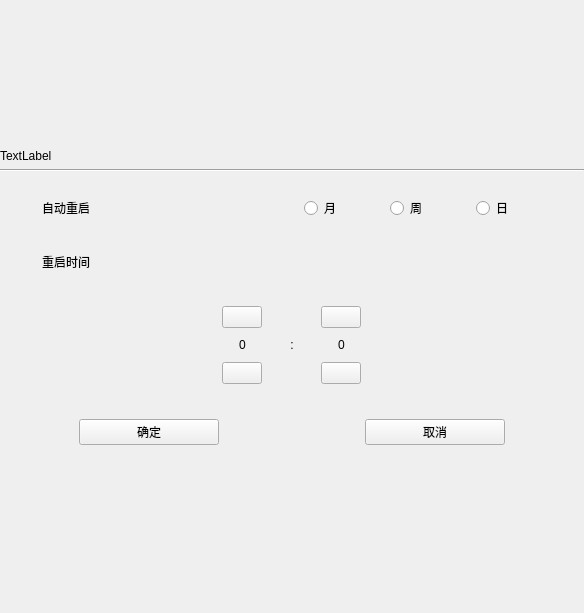
<?xml version="1.0" encoding="UTF-8"?>
<ui version="4.0">
 <class>ui_system_maintenance_dialog</class>
 <widget class="QMainWindow" name="ui_system_maintenance_dialog">
  <property name="enabled">
   <bool>true</bool>
  </property>
  <property name="geometry">
   <rect>
    <x>0</x>
    <y>0</y>
    <width>584</width>
    <height>613</height>
   </rect>
  </property>
  <property name="windowTitle">
   <string>MainWindow</string>
  </property>
  <widget class="QWidget" name="centralwidget">
   <layout class="QVBoxLayout" name="verticalLayout_2">
    <property name="spacing">
     <number>0</number>
    </property>
    <property name="leftMargin">
     <number>0</number>
    </property>
    <property name="topMargin">
     <number>0</number>
    </property>
    <property name="rightMargin">
     <number>0</number>
    </property>
    <property name="bottomMargin">
     <number>0</number>
    </property>
    <item>
     <spacer name="verticalSpacer">
      <property name="orientation">
       <enum>Qt::Vertical</enum>
      </property>
      <property name="sizeHint" stdset="0">
       <size>
        <width>20</width>
        <height>166</height>
       </size>
      </property>
     </spacer>
    </item>
    <item>
     <widget class="QFrame" name="system_maintenance_dialog_frame">
      <property name="frameShape">
       <enum>QFrame::NoFrame</enum>
      </property>
      <property name="frameShadow">
       <enum>QFrame::Raised</enum>
      </property>
      <layout class="QVBoxLayout" name="verticalLayout">
       <property name="leftMargin">
        <number>0</number>
       </property>
       <property name="topMargin">
        <number>0</number>
       </property>
       <property name="rightMargin">
        <number>0</number>
       </property>
       <property name="bottomMargin">
        <number>9</number>
       </property>
       <item>
        <widget class="QLabel" name="tip_title_label">
         <property name="text">
          <string>TextLabel</string>
         </property>
        </widget>
       </item>
       <item>
        <widget class="Line" name="tip_frame">
         <property name="orientation">
          <enum>Qt::Horizontal</enum>
         </property>
        </widget>
       </item>
       <item>
        <widget class="QWidget" name="auto_reboot_widget" native="true">
         <layout class="QHBoxLayout" name="horizontalLayout_3">
          <property name="leftMargin">
           <number>42</number>
          </property>
          <property name="rightMargin">
           <number>42</number>
          </property>
          <item>
           <widget class="QLabel" name="auto_reboot_label">
            <property name="styleSheet">
             <string notr="true"/>
            </property>
            <property name="text">
             <string>自动重启</string>
            </property>
           </widget>
          </item>
          <item>
           <widget class="QWidget" name="reboot_interval_widget" native="true">
            <layout class="QHBoxLayout" name="horizontalLayout_2">
             <property name="spacing">
              <number>20</number>
             </property>
             <property name="rightMargin">
              <number>0</number>
             </property>
             <item alignment="Qt::AlignVCenter">
              <widget class="QRadioButton" name="mon_radio_btn">
               <property name="sizePolicy">
                <sizepolicy hsizetype="Preferred" vsizetype="Preferred">
                 <horstretch>0</horstretch>
                 <verstretch>0</verstretch>
                </sizepolicy>
               </property>
               <property name="text">
                <string>月</string>
               </property>
              </widget>
             </item>
             <item alignment="Qt::AlignVCenter">
              <widget class="QRadioButton" name="week_radio_btn">
               <property name="sizePolicy">
                <sizepolicy hsizetype="Preferred" vsizetype="Preferred">
                 <horstretch>0</horstretch>
                 <verstretch>0</verstretch>
                </sizepolicy>
               </property>
               <property name="text">
                <string>周</string>
               </property>
              </widget>
             </item>
             <item alignment="Qt::AlignVCenter">
              <widget class="QRadioButton" name="day_radio_btn">
               <property name="sizePolicy">
                <sizepolicy hsizetype="Preferred" vsizetype="Preferred">
                 <horstretch>0</horstretch>
                 <verstretch>0</verstretch>
                </sizepolicy>
               </property>
               <property name="text">
                <string>日</string>
               </property>
              </widget>
             </item>
            </layout>
           </widget>
          </item>
         </layout>
        </widget>
       </item>
       <item>
        <widget class="QWidget" name="reboot_time_widget" native="true">
         <layout class="QHBoxLayout" name="horizontalLayout_4">
          <property name="leftMargin">
           <number>42</number>
          </property>
          <property name="rightMargin">
           <number>42</number>
          </property>
          <item>
           <widget class="QLabel" name="reboot_label">
            <property name="text">
             <string>重启时间</string>
            </property>
           </widget>
          </item>
          <item>
           <widget class="QLabel" name="reboot_time_lab">
            <property name="text">
             <string/>
            </property>
            <property name="alignment">
             <set>Qt::AlignRight|Qt::AlignTrailing|Qt::AlignVCenter</set>
            </property>
           </widget>
          </item>
         </layout>
        </widget>
       </item>
       <item>
        <widget class="QWidget" name="widget_5" native="true">
         <layout class="QHBoxLayout" name="time_control_layout" stretch="8,3,0,3,8">
          <property name="spacing">
           <number>9</number>
          </property>
          <property name="leftMargin">
           <number>0</number>
          </property>
          <property name="topMargin">
           <number>20</number>
          </property>
          <property name="rightMargin">
           <number>0</number>
          </property>
          <property name="bottomMargin">
           <number>20</number>
          </property>
          <item>
           <spacer name="horizontalSpacer_00">
            <property name="orientation">
             <enum>Qt::Horizontal</enum>
            </property>
            <property name="sizeHint" stdset="0">
             <size>
              <width>92</width>
              <height>20</height>
             </size>
            </property>
           </spacer>
          </item>
          <item>
           <layout class="QVBoxLayout" name="control_0" stretch="1,2,1">
            <property name="spacing">
             <number>10</number>
            </property>
            <item alignment="Qt::AlignHCenter|Qt::AlignVCenter">
             <widget class="QPushButton" name="count_add_bt0">
              <property name="sizePolicy">
               <sizepolicy hsizetype="Minimum" vsizetype="Preferred">
                <horstretch>0</horstretch>
                <verstretch>0</verstretch>
               </sizepolicy>
              </property>
              <property name="styleSheet">
               <string notr="true">border-image: url(:/icon/up.png);</string>
              </property>
              <property name="text">
               <string/>
              </property>
             </widget>
            </item>
            <item alignment="Qt::AlignHCenter|Qt::AlignVCenter">
             <widget class="QLabel" name="time_label_0">
              <property name="text">
               <string>0</string>
              </property>
              <property name="alignment">
               <set>Qt::AlignCenter</set>
              </property>
             </widget>
            </item>
            <item alignment="Qt::AlignHCenter|Qt::AlignVCenter">
             <widget class="QPushButton" name="count_down_bt0">
              <property name="sizePolicy">
               <sizepolicy hsizetype="Minimum" vsizetype="Preferred">
                <horstretch>0</horstretch>
                <verstretch>0</verstretch>
               </sizepolicy>
              </property>
              <property name="styleSheet">
               <string notr="true">border-image: url(:/icon/down.png);</string>
              </property>
              <property name="text">
               <string/>
              </property>
             </widget>
            </item>
           </layout>
          </item>
          <item>
           <widget class="QLabel" name="label">
            <property name="text">
             <string>:</string>
            </property>
            <property name="alignment">
             <set>Qt::AlignCenter</set>
            </property>
           </widget>
          </item>
          <item>
           <layout class="QVBoxLayout" name="control_1" stretch="1,2,1">
            <property name="spacing">
             <number>10</number>
            </property>
            <item alignment="Qt::AlignHCenter|Qt::AlignVCenter">
             <widget class="QPushButton" name="count_add_bt1">
              <property name="sizePolicy">
               <sizepolicy hsizetype="Minimum" vsizetype="Preferred">
                <horstretch>0</horstretch>
                <verstretch>0</verstretch>
               </sizepolicy>
              </property>
              <property name="styleSheet">
               <string notr="true">border-image: url(:/icon/up.png);</string>
              </property>
              <property name="text">
               <string/>
              </property>
             </widget>
            </item>
            <item alignment="Qt::AlignHCenter|Qt::AlignVCenter">
             <widget class="QLabel" name="time_label_1">
              <property name="text">
               <string>0</string>
              </property>
              <property name="alignment">
               <set>Qt::AlignCenter</set>
              </property>
             </widget>
            </item>
            <item alignment="Qt::AlignHCenter|Qt::AlignVCenter">
             <widget class="QPushButton" name="count_down_bt1">
              <property name="sizePolicy">
               <sizepolicy hsizetype="Minimum" vsizetype="Preferred">
                <horstretch>0</horstretch>
                <verstretch>0</verstretch>
               </sizepolicy>
              </property>
              <property name="styleSheet">
               <string notr="true">border-image: url(:/icon/down.png);</string>
              </property>
              <property name="text">
               <string/>
              </property>
             </widget>
            </item>
           </layout>
          </item>
          <item>
           <spacer name="horizontalSpacer_11">
            <property name="orientation">
             <enum>Qt::Horizontal</enum>
            </property>
            <property name="sizeHint" stdset="0">
             <size>
              <width>92</width>
              <height>20</height>
             </size>
            </property>
           </spacer>
          </item>
         </layout>
        </widget>
       </item>
       <item>
        <widget class="QWidget" name="widget" native="true">
         <layout class="QHBoxLayout" name="horizontalLayout" stretch="1,2,2,2,1">
          <property name="leftMargin">
           <number>9</number>
          </property>
          <property name="topMargin">
           <number>9</number>
          </property>
          <item>
           <spacer name="horizontalSpacer_4">
            <property name="orientation">
             <enum>Qt::Horizontal</enum>
            </property>
            <property name="sizeHint" stdset="0">
             <size>
              <width>19</width>
              <height>20</height>
             </size>
            </property>
           </spacer>
          </item>
          <item>
           <widget class="QPushButton" name="system_maintenance_confirm_btn">
            <property name="sizePolicy">
             <sizepolicy hsizetype="Expanding" vsizetype="Expanding">
              <horstretch>0</horstretch>
              <verstretch>0</verstretch>
             </sizepolicy>
            </property>
            <property name="maximumSize">
             <size>
              <width>225</width>
              <height>80</height>
             </size>
            </property>
            <property name="text">
             <string>确定</string>
            </property>
           </widget>
          </item>
          <item>
           <spacer name="horizontalSpacer">
            <property name="orientation">
             <enum>Qt::Horizontal</enum>
            </property>
            <property name="sizeHint" stdset="0">
             <size>
              <width>40</width>
              <height>20</height>
             </size>
            </property>
           </spacer>
          </item>
          <item>
           <widget class="QPushButton" name="system_maintenance_cancel_btn">
            <property name="sizePolicy">
             <sizepolicy hsizetype="Expanding" vsizetype="Expanding">
              <horstretch>0</horstretch>
              <verstretch>0</verstretch>
             </sizepolicy>
            </property>
            <property name="maximumSize">
             <size>
              <width>225</width>
              <height>80</height>
             </size>
            </property>
            <property name="text">
             <string>取消</string>
            </property>
           </widget>
          </item>
          <item>
           <spacer name="horizontalSpacer_5">
            <property name="orientation">
             <enum>Qt::Horizontal</enum>
            </property>
            <property name="sizeHint" stdset="0">
             <size>
              <width>19</width>
              <height>20</height>
             </size>
            </property>
           </spacer>
          </item>
         </layout>
        </widget>
       </item>
      </layout>
     </widget>
    </item>
    <item>
     <spacer name="verticalSpacer_2">
      <property name="orientation">
       <enum>Qt::Vertical</enum>
      </property>
      <property name="sizeHint" stdset="0">
       <size>
        <width>20</width>
        <height>166</height>
       </size>
      </property>
     </spacer>
    </item>
   </layout>
  </widget>
 </widget>
 <resources/>
 <connections/>
</ui>
